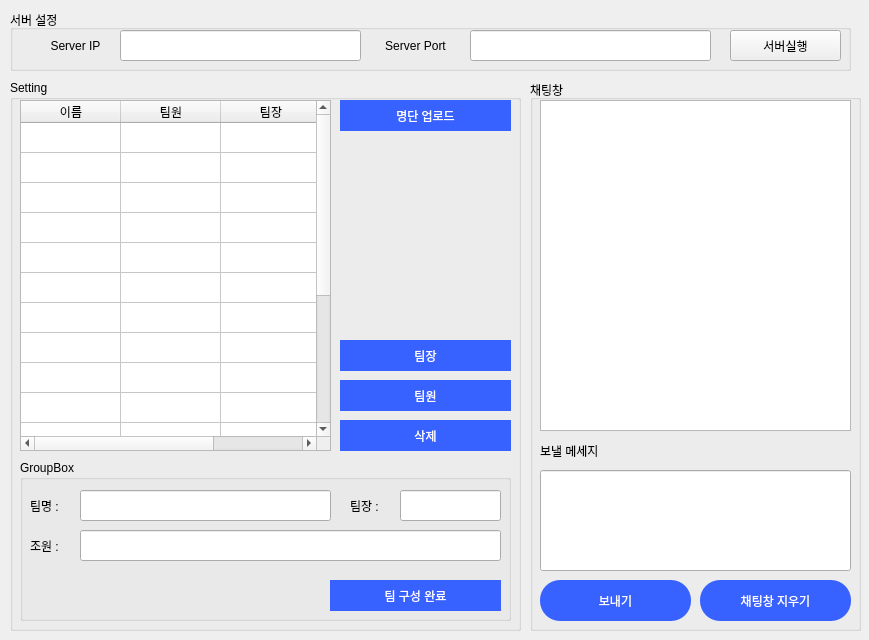
<?xml version="1.0" encoding="UTF-8"?>
<ui version="4.0">
 <class>SERVER</class>
 <widget class="QWidget" name="SERVER">
  <property name="geometry">
   <rect>
    <x>0</x>
    <y>0</y>
    <width>869</width>
    <height>640</height>
   </rect>
  </property>
  <property name="windowTitle">
   <string>Form</string>
  </property>
  <widget class="QStackedWidget" name="stackedWidget">
   <property name="geometry">
    <rect>
     <x>0</x>
     <y>0</y>
     <width>871</width>
     <height>831</height>
    </rect>
   </property>
   <property name="currentIndex">
    <number>1</number>
   </property>
   <widget class="QWidget" name="page_3">
    <widget class="QWidget" name="widget" native="true">
     <property name="geometry">
      <rect>
       <x>0</x>
       <y>0</y>
       <width>871</width>
       <height>831</height>
      </rect>
     </property>
    </widget>
   </widget>
   <widget class="QWidget" name="page_4">
    <widget class="QGroupBox" name="groupBox">
     <property name="geometry">
      <rect>
       <x>10</x>
       <y>10</y>
       <width>841</width>
       <height>61</height>
      </rect>
     </property>
     <property name="title">
      <string>서버 설정</string>
     </property>
     <widget class="QLabel" name="label_11">
      <property name="geometry">
       <rect>
        <x>30</x>
        <y>20</y>
        <width>71</width>
        <height>31</height>
       </rect>
      </property>
      <property name="text">
       <string>Server IP</string>
      </property>
      <property name="alignment">
       <set>Qt::AlignCenter</set>
      </property>
     </widget>
     <widget class="QLineEdit" name="ip">
      <property name="geometry">
       <rect>
        <x>110</x>
        <y>20</y>
        <width>241</width>
        <height>31</height>
       </rect>
      </property>
     </widget>
     <widget class="QLabel" name="label_13">
      <property name="geometry">
       <rect>
        <x>350</x>
        <y>20</y>
        <width>111</width>
        <height>31</height>
       </rect>
      </property>
      <property name="text">
       <string>Server Port</string>
      </property>
      <property name="alignment">
       <set>Qt::AlignCenter</set>
      </property>
     </widget>
     <widget class="QLineEdit" name="port">
      <property name="geometry">
       <rect>
        <x>460</x>
        <y>20</y>
        <width>241</width>
        <height>31</height>
       </rect>
      </property>
     </widget>
     <widget class="QPushButton" name="server_btn">
      <property name="geometry">
       <rect>
        <x>720</x>
        <y>20</y>
        <width>111</width>
        <height>31</height>
       </rect>
      </property>
      <property name="text">
       <string>서버실행</string>
      </property>
     </widget>
    </widget>
    <widget class="QGroupBox" name="groupBox_3">
     <property name="geometry">
      <rect>
       <x>10</x>
       <y>80</y>
       <width>511</width>
       <height>551</height>
      </rect>
     </property>
     <property name="title">
      <string>Setting</string>
     </property>
     <widget class="QTableWidget" name="QTablewidget">
      <property name="geometry">
       <rect>
        <x>10</x>
        <y>20</y>
        <width>311</width>
        <height>351</height>
       </rect>
      </property>
      <attribute name="horizontalHeaderVisible">
       <bool>true</bool>
      </attribute>
      <attribute name="horizontalHeaderHighlightSections">
       <bool>true</bool>
      </attribute>
      <attribute name="verticalHeaderVisible">
       <bool>false</bool>
      </attribute>
      <row>
       <property name="text">
        <string/>
       </property>
      </row>
      <row>
       <property name="text">
        <string>새 열</string>
       </property>
      </row>
      <row>
       <property name="text">
        <string>새 열</string>
       </property>
      </row>
      <row>
       <property name="text">
        <string>새 열</string>
       </property>
      </row>
      <row>
       <property name="text">
        <string>새 열</string>
       </property>
      </row>
      <row>
       <property name="text">
        <string>새 열</string>
       </property>
      </row>
      <row>
       <property name="text">
        <string>새 열</string>
       </property>
      </row>
      <row>
       <property name="text">
        <string>새 열</string>
       </property>
      </row>
      <row>
       <property name="text">
        <string>새 열</string>
       </property>
      </row>
      <row>
       <property name="text">
        <string>새 열</string>
       </property>
      </row>
      <row>
       <property name="text">
        <string>새 열</string>
       </property>
      </row>
      <row>
       <property name="text">
        <string>새 열</string>
       </property>
      </row>
      <row>
       <property name="text">
        <string>새 열</string>
       </property>
      </row>
      <row>
       <property name="text">
        <string>새 열</string>
       </property>
      </row>
      <row>
       <property name="text">
        <string>새 열</string>
       </property>
      </row>
      <row>
       <property name="text">
        <string>새 열</string>
       </property>
      </row>
      <row>
       <property name="text">
        <string>새 열</string>
       </property>
      </row>
      <column>
       <property name="text">
        <string>이름</string>
       </property>
      </column>
      <column>
       <property name="text">
        <string>팀원</string>
       </property>
      </column>
      <column>
       <property name="text">
        <string>팀장</string>
       </property>
      </column>
      <item row="0" column="0">
       <property name="text">
        <string/>
       </property>
      </item>
      <item row="1" column="0">
       <property name="text">
        <string/>
       </property>
      </item>
      <item row="1" column="1">
       <property name="text">
        <string/>
       </property>
      </item>
      <item row="2" column="0">
       <property name="text">
        <string/>
       </property>
      </item>
      <item row="2" column="1">
       <property name="text">
        <string/>
       </property>
      </item>
      <item row="3" column="0">
       <property name="text">
        <string/>
       </property>
      </item>
      <item row="3" column="1">
       <property name="text">
        <string/>
       </property>
      </item>
      <item row="4" column="0">
       <property name="text">
        <string/>
       </property>
      </item>
      <item row="4" column="1">
       <property name="text">
        <string/>
       </property>
      </item>
      <item row="5" column="0">
       <property name="text">
        <string/>
       </property>
      </item>
      <item row="5" column="1">
       <property name="text">
        <string/>
       </property>
      </item>
      <item row="6" column="0">
       <property name="text">
        <string/>
       </property>
      </item>
      <item row="7" column="0">
       <property name="text">
        <string/>
       </property>
      </item>
      <item row="7" column="1">
       <property name="text">
        <string/>
       </property>
      </item>
      <item row="8" column="0">
       <property name="text">
        <string/>
       </property>
      </item>
      <item row="8" column="1">
       <property name="text">
        <string/>
       </property>
      </item>
      <item row="9" column="0">
       <property name="text">
        <string/>
       </property>
      </item>
      <item row="9" column="1">
       <property name="text">
        <string/>
       </property>
      </item>
      <item row="10" column="0">
       <property name="text">
        <string/>
       </property>
      </item>
      <item row="10" column="1">
       <property name="text">
        <string/>
       </property>
      </item>
      <item row="11" column="0">
       <property name="text">
        <string/>
       </property>
      </item>
      <item row="11" column="1">
       <property name="text">
        <string/>
       </property>
      </item>
      <item row="12" column="0">
       <property name="text">
        <string/>
       </property>
      </item>
      <item row="12" column="1">
       <property name="text">
        <string/>
       </property>
      </item>
      <item row="13" column="0">
       <property name="text">
        <string/>
       </property>
      </item>
      <item row="13" column="1">
       <property name="text">
        <string/>
       </property>
      </item>
      <item row="14" column="0">
       <property name="text">
        <string/>
       </property>
      </item>
      <item row="14" column="1">
       <property name="text">
        <string/>
       </property>
      </item>
      <item row="15" column="0">
       <property name="text">
        <string/>
       </property>
      </item>
      <item row="15" column="1">
       <property name="text">
        <string/>
       </property>
      </item>
      <item row="16" column="0">
       <property name="text">
        <string/>
       </property>
      </item>
     </widget>
     <widget class="QPushButton" name="btn_add">
      <property name="geometry">
       <rect>
        <x>330</x>
        <y>20</y>
        <width>171</width>
        <height>31</height>
       </rect>
      </property>
      <property name="styleSheet">
       <string notr="true">background-color: rgb(55, 98, 255);
border-radius:20px;
color:white;</string>
      </property>
      <property name="text">
       <string>명단 업로드</string>
      </property>
      <property name="flat">
       <bool>true</bool>
      </property>
     </widget>
     <widget class="QGroupBox" name="groupBox_4">
      <property name="geometry">
       <rect>
        <x>10</x>
        <y>380</y>
        <width>491</width>
        <height>161</height>
       </rect>
      </property>
      <property name="title">
       <string>GroupBox</string>
      </property>
      <widget class="QPushButton" name="btn_team">
       <property name="geometry">
        <rect>
         <x>310</x>
         <y>120</y>
         <width>171</width>
         <height>31</height>
        </rect>
       </property>
       <property name="styleSheet">
        <string notr="true">background-color: rgb(55, 98, 255);
border-radius:20px;
color:white;</string>
       </property>
       <property name="text">
        <string>팀 구성 완료</string>
       </property>
       <property name="flat">
        <bool>true</bool>
       </property>
      </widget>
      <widget class="QLineEdit" name="ldt_crew">
       <property name="geometry">
        <rect>
         <x>60</x>
         <y>70</y>
         <width>421</width>
         <height>31</height>
        </rect>
       </property>
      </widget>
      <widget class="QLineEdit" name="ldt_captain">
       <property name="geometry">
        <rect>
         <x>380</x>
         <y>30</y>
         <width>101</width>
         <height>31</height>
        </rect>
       </property>
      </widget>
      <widget class="QLineEdit" name="ldt_name">
       <property name="geometry">
        <rect>
         <x>60</x>
         <y>30</y>
         <width>251</width>
         <height>31</height>
        </rect>
       </property>
      </widget>
      <widget class="QLabel" name="label">
       <property name="geometry">
        <rect>
         <x>10</x>
         <y>30</y>
         <width>41</width>
         <height>31</height>
        </rect>
       </property>
       <property name="text">
        <string>팀명 :</string>
       </property>
      </widget>
      <widget class="QLabel" name="label_2">
       <property name="geometry">
        <rect>
         <x>10</x>
         <y>70</y>
         <width>41</width>
         <height>31</height>
        </rect>
       </property>
       <property name="text">
        <string>조원 :</string>
       </property>
      </widget>
      <widget class="QLabel" name="label_3">
       <property name="geometry">
        <rect>
         <x>330</x>
         <y>30</y>
         <width>41</width>
         <height>31</height>
        </rect>
       </property>
       <property name="text">
        <string>팀장 :</string>
       </property>
      </widget>
     </widget>
     <widget class="QPushButton" name="btn_crew">
      <property name="geometry">
       <rect>
        <x>330</x>
        <y>300</y>
        <width>171</width>
        <height>31</height>
       </rect>
      </property>
      <property name="styleSheet">
       <string notr="true">background-color: rgb(55, 98, 255);
border-radius:20px;
color:white;</string>
      </property>
      <property name="text">
       <string>팀원</string>
      </property>
      <property name="flat">
       <bool>true</bool>
      </property>
     </widget>
     <widget class="QPushButton" name="btn_captain">
      <property name="geometry">
       <rect>
        <x>330</x>
        <y>260</y>
        <width>171</width>
        <height>31</height>
       </rect>
      </property>
      <property name="styleSheet">
       <string notr="true">background-color: rgb(55, 98, 255);
border-radius:20px;
color:white;</string>
      </property>
      <property name="text">
       <string>팀장</string>
      </property>
      <property name="flat">
       <bool>true</bool>
      </property>
     </widget>
     <widget class="QPushButton" name="btn_clear">
      <property name="geometry">
       <rect>
        <x>330</x>
        <y>340</y>
        <width>171</width>
        <height>31</height>
       </rect>
      </property>
      <property name="styleSheet">
       <string notr="true">background-color: rgb(55, 98, 255);
border-radius:20px;
color:white;</string>
      </property>
      <property name="text">
       <string>삭제</string>
      </property>
      <property name="flat">
       <bool>true</bool>
      </property>
     </widget>
    </widget>
    <widget class="QGroupBox" name="groupBox_2">
     <property name="geometry">
      <rect>
       <x>530</x>
       <y>80</y>
       <width>331</width>
       <height>551</height>
      </rect>
     </property>
     <property name="title">
      <string>채팅창</string>
     </property>
     <widget class="QListWidget" name="msg">
      <property name="geometry">
       <rect>
        <x>10</x>
        <y>20</y>
        <width>311</width>
        <height>331</height>
       </rect>
      </property>
     </widget>
     <widget class="QPushButton" name="send_btn">
      <property name="geometry">
       <rect>
        <x>10</x>
        <y>500</y>
        <width>151</width>
        <height>41</height>
       </rect>
      </property>
      <property name="styleSheet">
       <string notr="true">background-color: rgb(55, 98, 255);
border-radius:20px;
color:white;</string>
      </property>
      <property name="text">
       <string>보내기</string>
      </property>
      <property name="flat">
       <bool>true</bool>
      </property>
     </widget>
     <widget class="QPushButton" name="clear_btn">
      <property name="geometry">
       <rect>
        <x>170</x>
        <y>500</y>
        <width>151</width>
        <height>41</height>
       </rect>
      </property>
      <property name="styleSheet">
       <string notr="true">background-color: rgb(55, 98, 255);
border-radius:20px;
color:white;</string>
      </property>
      <property name="text">
       <string>채팅창 지우기</string>
      </property>
      <property name="flat">
       <bool>true</bool>
      </property>
     </widget>
     <widget class="QLabel" name="label_17">
      <property name="geometry">
       <rect>
        <x>10</x>
        <y>350</y>
        <width>311</width>
        <height>41</height>
       </rect>
      </property>
      <property name="text">
       <string>보낼 메세지</string>
      </property>
     </widget>
     <widget class="QLineEdit" name="sendmsg">
      <property name="geometry">
       <rect>
        <x>10</x>
        <y>390</y>
        <width>311</width>
        <height>101</height>
       </rect>
      </property>
     </widget>
    </widget>
   </widget>
  </widget>
 </widget>
 <resources/>
 <connections/>
</ui>
